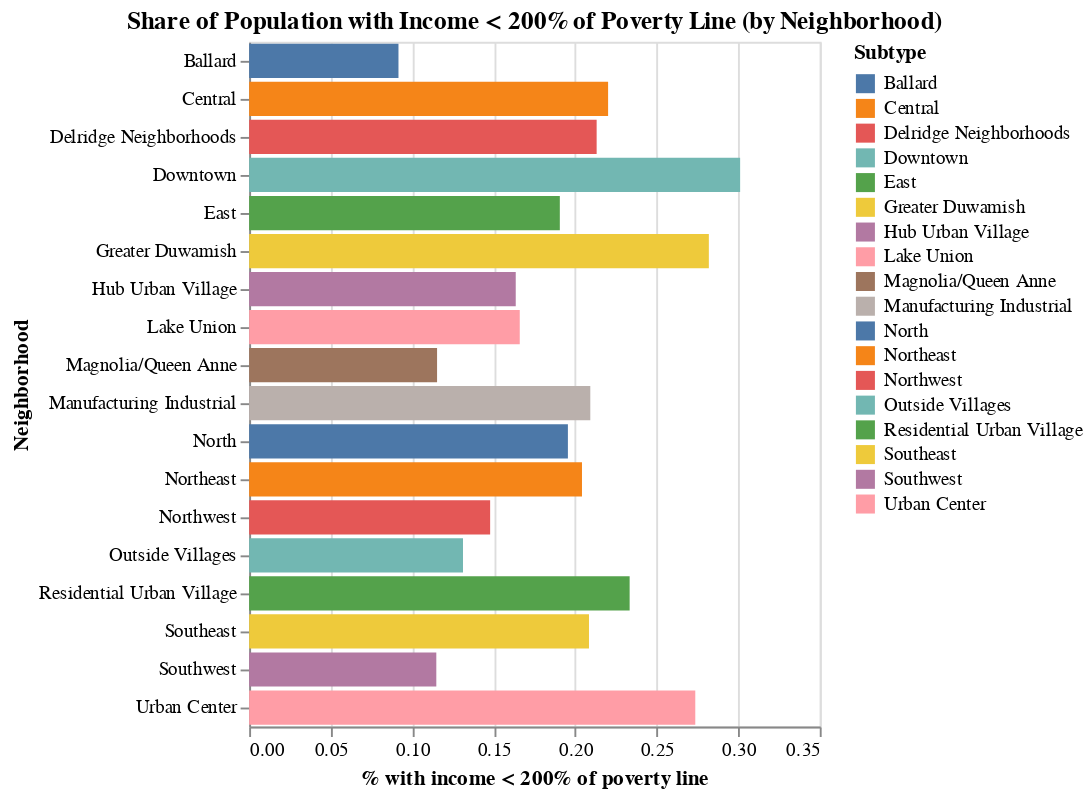

This figure's notebook cell:
### Markdown cell above
## Q2 - How does the share of Seattle’s population living below 200% of the poverty line vary across different neighborhood subtypes?

### Code cell
import altair as alt
alt.data_transformers.disable_max_rows()

u050 = 'Income to Poverty Ratio Under 0.50'
p5099 = 'Income to Poverty Ratio 0.50 to 0.99'
p100  = 'Income to Poverty 1.00 to 1.24'
p125  = 'Income to Poverty 1.25 to 1.49'
p150  = 'Income to Poverty 1.50 to 1.84'
p185  = 'Income to Poverty 1.85 to 1.99'
p200p = 'Income to Poverty 2.00 and over'

bar_chart = (
    alt.Chart(poverty_data)
    .transform_calculate(
        below200=f"datum['{u050}'] + datum['{p5099}'] + datum['{p100}'] + datum['{p125}'] + datum['{p150}'] + datum['{p185}']",
        total   =f"datum['{u050}'] + datum['{p5099}'] + datum['{p100}'] + datum['{p125}'] + datum['{p150}'] + datum['{p185}'] + datum['{p200p}']"
    )
    # 2) Aggregate to neighborhood (group-by)
    .transform_aggregate(
        sum_below200='sum(below200)',
        sum_total='sum(total)',
        groupby=['Neighborhood Subtype']
    )
    .transform_calculate(pct_below200='datum.sum_below200 / datum.sum_total')
    .mark_bar()
    .encode(
        y=alt.Y('Neighborhood Subtype:N', title='Neighborhood'),
        x=alt.X('pct_below200:Q', title='% with income < 200% of poverty line'),
        color=alt.Color('Neighborhood Subtype:N', title='Subtype'),
        tooltip=[
            alt.Tooltip('Neighborhood Name:N', title='Neighborhood'),
            alt.Tooltip('Neighborhood Subtype:N', title='Subtype'),
            alt.Tooltip('pct_below200:Q', title='% < 200%'),
            alt.Tooltip('sum_below200:Q', title='Count < 200%'),
            alt.Tooltip('sum_total:Q', title='Total (categorized)')
        ]
    )
    .properties(
        title='Share of Population with Income < 200% of Poverty Line (by Neighborhood)'
    )
)
bar_chart
